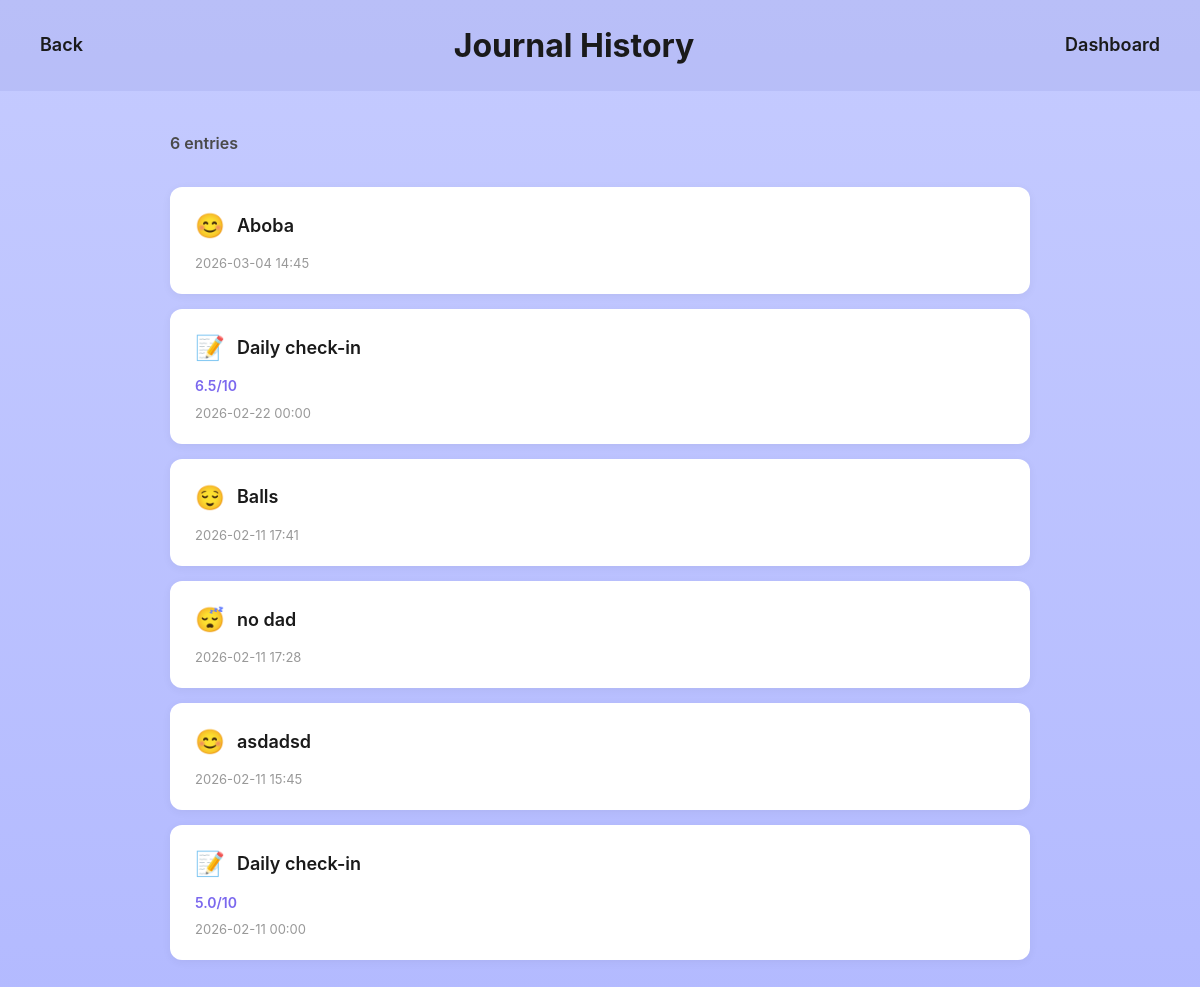
/history (signed in), run on the app's committed database.
### tables this page shows
CREATE TABLE Journal (
            id INTEGER PRIMARY KEY AUTOINCREMENT,
            user_username VARCHAR(20) NOT NULL,
            title VARCHAR(100) NOT NULL,
            content TEXT NOT NULL,
            timestamp DATETIME DEFAULT CURRENT_TIMESTAMP,
            sleep_hours FLOAT,
            mood TEXT,
            mood_rating REAL,
            tags TEXT,
            FOREIGN KEY (user_username) REFERENCES User(username) ON DELETE CASCADE
        );

### app.py (the view)
@app.route("/history", methods=["GET"])
def history():
    if not is_logged_in():
        return redirect(url_for("index"))
    username = session["Username"]
    date_filter = request.args.get("timestamp")
    conn = get_db_connection()
    if date_filter:
        sql = """
            SELECT id, title, strftime('%Y-%m-%d %H:%M', timestamp) AS timestamp, mood, mood_rating
            FROM Journal
            WHERE user_username = ? AND strftime('%Y-%m-%d', timestamp) = ?
            ORDER BY timestamp DESC
        """
        entries = conn.execute(sql, (username, date_filter)).fetchall()
        page_title = f"Entries for {date_filter}"
    else:
        sql = """
            SELECT id, title, strftime('%Y-%m-%d %H:%M', timestamp) AS timestamp, mood, mood_rating
            FROM Journal
            WHERE user_username = ?
            ORDER BY timestamp DESC
        """
        entries = conn.execute(sql, (username,)).fetchall()
        page_title = "Your Journal History"
    conn.close()
    return render_template("history.html", entries=entries, page_title=page_title)

### app.py (called while the page is built)
def get_db_connection():
    conn = sqlite3.connect(DATABASE, check_same_thread=False)
    conn.row_factory = sqlite3.Row
    return conn

def is_logged_in():
    return "Username" in session

### templates/history.html (shortened to what this page needs)
<!DOCTYPE html>
<html lang="en">
<head>
    <link rel="stylesheet" href="/static/style_redesigned.css">
</head>
<body class="history-page">
    <div class="history-topbar">
        <a href="/dashboard" class="btn-back-simple">Back</a>
        <h1 class="history-title">Journal History</h1>
        <a href="/dashboard" class="btn-dashboard-simple">Dashboard</a>
    </div>
    <div class="history-container">
        <p class="history-count">{{ entries | length }} entries</p>
        {% if entries %}
            <div class="history-entries-list">
                {% for entry in entries %}
                    <div class="history-entry-card">
                        <a href="/entry/{{ entry.id }}" class="entry-card-link">
                            <div class="entry-card-header">
                                {% if entry.mood == 'happy' or entry.mood == 'good' %}
                                    <span class="entry-mood-icon">😊</span>
                                {% elif entry.mood == 'calm' or entry.mood == 'neutral' %}
                                    <span class="entry-mood-icon">😌</span>
                                {% elif entry.mood == 'sad' or entry.mood == 'bad' %}
                                    <span class="entry-mood-icon">😢</span>
                                {% elif entry.mood == 'anxious' %}
                                    <span class="entry-mood-icon">😰</span>
                                {% elif entry.mood == 'angry' %}
                                    <span class="entry-mood-icon">😠</span>
                                {% elif entry.mood == 'excited' %}
                                    <span class="entry-mood-icon">😁</span>
                                {% elif entry.mood == 'tired' %}
                                    <span class="entry-mood-icon">😴</span>
                                {% else %}
                                    <span class="entry-mood-icon">📝</span>
                                {% endif %}
                                <h3 class="entry-title">{{ entry.title }}</h3>
                            </div>
                            {% if entry.mood_rating %}
                                <p class="entry-rating">{{ entry.mood_rating }}/10</p>
                            {% endif %}
                            <p class="entry-timestamp">{{ entry.timestamp }}</p>
                        </a>
                    </div>
                {% endfor %}
            </div>
        {% else %}
            <div class="history-empty-state">
                <p class="empty-icon">📔</p>
                <p class="empty-message">You haven't made any journal entries yet.</p>
                <a href="/journal_entry" class="btn-start-journaling">Start Journaling</a>
            </div>
        {% endif %}
    </div>
</body>
</html>

### static/style_redesigned.css (style rules this page uses)
* { margin: 0; padding: 0; box-sizing: border-box; }
body { font-family: 'Inter', -apple-system, BlinkMacSystemFont, 'Segoe UI', system-ui, sans-serif; background-color: #B3BAFF; color: #1A1A1A; line-height: 1.6; }
.history-page { background: linear-gradient(180deg, #C5CBFF 0%, #B3BAFF 100%); min-height: 100vh; }
.history-topbar { display: flex; justify-content: space-between; align-items: center; padding: 20px 40px; background: rgba(155, 163, 232, 0.3); }
.btn-back-simple, .btn-dashboard-simple { color: #1A1A1A; text-decoration: none; font-weight: 600; font-size: 18px; }
.history-title { font-size: 32px; font-weight: 700; color: #1A1A1A; }
.history-container { max-width: 900px; margin: 40px auto; padding: 0 20px; }
.history-count { font-size: 16px; color: #4A4A4A; margin-bottom: 30px; font-weight: 600; }
.history-entries-list { display: flex; flex-direction: column; gap: 15px; }
.history-entry-card { background: white; border-radius: 12px; padding: 20px 25px; box-shadow: 0 2px 10px rgba(0, 0, 0, 0.05); transition: transform 0.2s, box-shadow 0.2s; }
.entry-card-link { text-decoration: none; color: inherit; }
.entry-card-header { display: flex; align-items: center; gap: 12px; margin-bottom: 8px; }
.entry-mood-icon { font-size: 24px; }
.entry-title { font-size: 18px; font-weight: 600; color: #1A1A1A; }
.entry-rating { font-size: 14px; color: #7B68EE; font-weight: 600; margin-bottom: 5px; }
.entry-timestamp { font-size: 13px; color: #999; }

### data on the page
Journal: title "Aboba", timestamp "2026-03-04 14:45"
Journal: title "Daily check-in", mood_rating "6.5", timestamp "2026-02-22 00:00"
Journal: title "Balls", timestamp "2026-02-11 17:41"
Journal: title "no dad", timestamp "2026-02-11 17:28"
Journal: title "asdadsd", timestamp "2026-02-11 15:45"
Journal: title "Daily check-in", mood_rating "5.0", timestamp "2026-02-11 00:00"

### other printed values
{{ entries | length }} "6"
